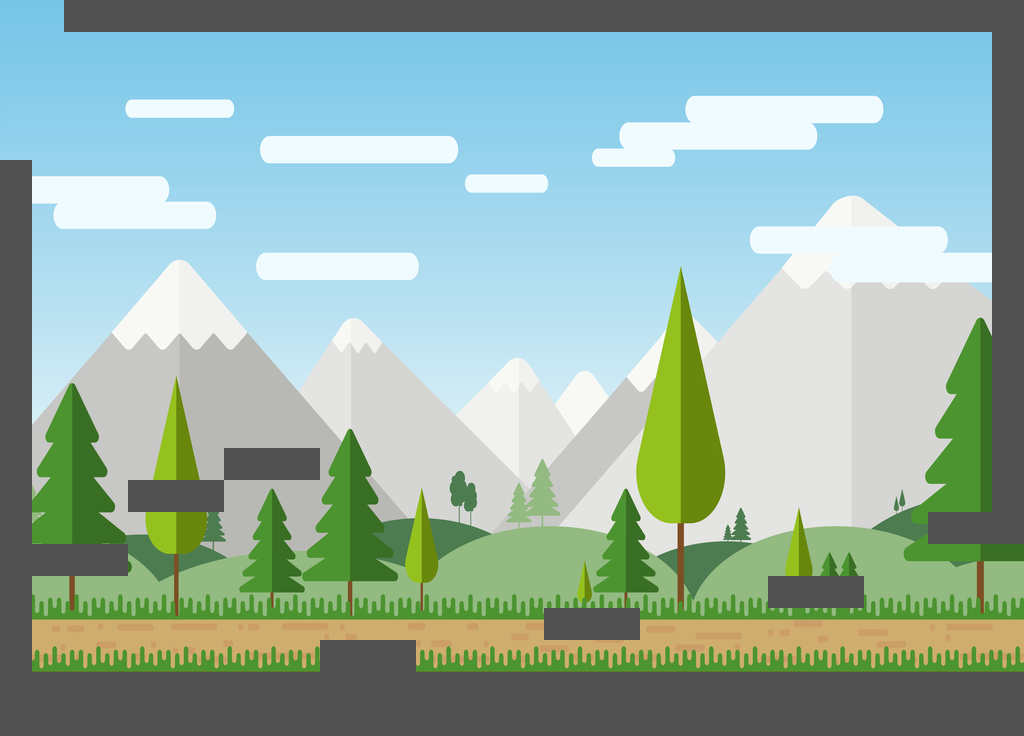

This is a level from a 2D game, rendered from its Tiled map with the project's own tilesets. A one-line summary and the map file follow, with tile-layer data summarised:
An orthogonal 32x23 tile map with 32x32 px tiles, 2 tile layers (background, tuiles), 2 tilesets and 26 objects (7x barrel, 4x unstableFloor, Joueur, nextLevelDoor).

<map version="1.8" tiledversion="1.8.0" orientation="orthogonal" renderorder="right-down" width="32" height="23" tilewidth="32" tileheight="32" infinite="0" nextlayerid="17" nextobjectid="126">
 <tileset firstgid="1" name="SummerBG" tilewidth="32" tileheight="32" tilecount="736" columns="32">
  <image source="../images/SummerBG.jpg" width="1024" height="736" />
 </tileset>
 <tileset firstgid="737" name="dirt" tilewidth="32" tileheight="32" tilecount="1" columns="1">
  <image source="../images/grass/dirt.png" width="32" height="32" />
 </tileset>
 <layer id="1" name="background" width="32" height="23">
  <data>[736 cells, 736 non-empty, 736 distinct tile ids]</data>
 </layer>
 <layer id="6" name="tuiles" width="32" height="23">
  <data>[736 cells, 146 non-empty, 1 distinct tile ids]</data>
 </layer>
 <objectgroup id="7" name="ground">
  <object id="53" x="64" y="0" width="960" height="32" />
  <object id="54" x="992" y="0" width="32" height="544" />
  <object id="55" x="0" y="160" width="32" height="576" />
  <object id="56" x="0" y="672" width="1024" height="64" />
  <object id="82" x="32" y="544" width="96" height="32" />
  <object id="83" x="128" y="480" width="96" height="32" />
  <object id="84" x="224" y="448" width="96" height="32" />
  <object id="86" x="320" y="640" width="96" height="32" />
  <object id="87" x="544" y="608" width="96" height="32" />
  <object id="88" x="768" y="576" width="96" height="32" />
  <object id="90" x="928" y="512" width="64" height="32" />
 </objectgroup>
 <objectgroup id="11" name="barrels">
  <object id="98" name="barrel" x="592" y="592">
   <point />
  </object>
  <object id="99" name="barrel" x="816" y="560">
   <point />
  </object>
  <object id="103" name="barrel" x="176" y="464">
   <point />
  </object>
  <object id="117" name="barrel" x="432" y="656">
   <point />
  </object>
  <object id="118" name="barrel" x="464" y="656">
   <point />
  </object>
  <object id="119" name="barrel" x="496" y="656">
   <point />
  </object>
  <object id="120" name="barrel" x="528" y="656">
   <point />
  </object>
 </objectgroup>
 <objectgroup id="13" name="unstableFloors">
  <object id="111" name="unstableFloor" x="832" y="416" width="32" height="32" />
  <object id="113" name="unstableFloor" x="704" y="384" width="64" height="32" />
  <object id="115" name="unstableFloor" x="384" y="160" width="256" height="32" />
  <object id="116" name="unstableFloor" x="960" y="480" width="32" height="32" />
 </objectgroup>
 <objectgroup id="14" name="bebou">
  <object id="123" x="364.887" y="626.015">
   <point />
  </object>
  <object id="125" x="270.639" y="434.06">
   <point />
  </object>
 </objectgroup>
 <objectgroup id="14" name="playerspawnpoint">
  <object id="121" name="Joueur" x="896" y="536">
   <point />
  </object>
 </objectgroup>
 <objectgroup id="15" name="nextLevelDoor">
  <object id="123" name="nextLevelDoor" x="1008" y="544" width="16" height="128" />
 </objectgroup>
</map>
